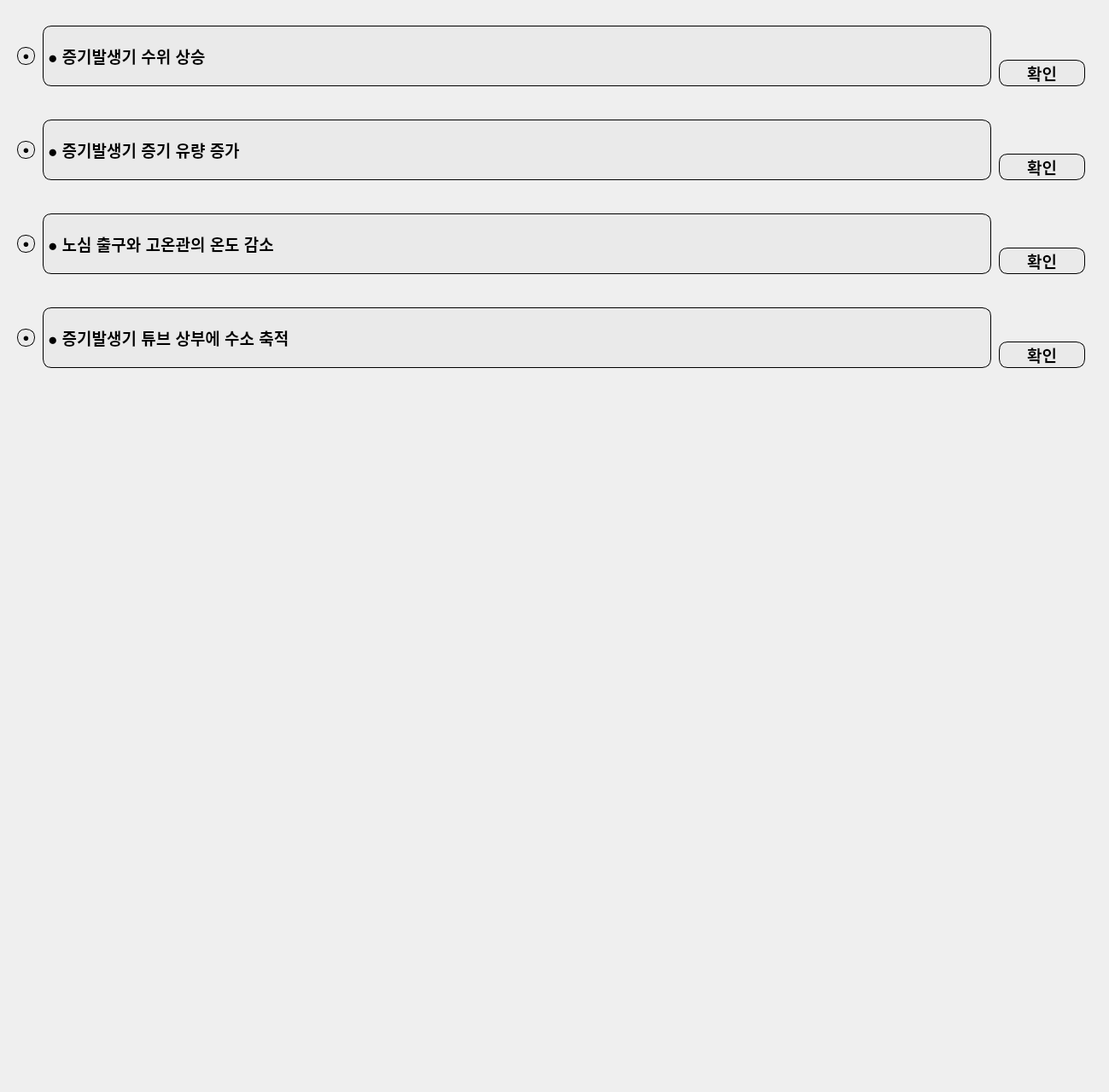
     <widget class="QWidget" name="sa_7_w_9">
      <property name="geometry">
       <rect>
        <x>0</x>
        <y>0</y>
        <width>1299</width>
        <height>1279</height>
       </rect>
      </property>
      <widget class="QPushButton" name="pushButton_45">
       <property name="geometry">
        <rect>
         <x>20</x>
         <y>55</y>
         <width>21</width>
         <height>21</height>
        </rect>
       </property>
       <property name="font">
        <font>
         <pointsize>10</pointsize>
        </font>
       </property>
       <property name="styleSheet">
        <string notr="true">border-top-left-radius: 10px;
border-top-right-radius: 10px;
border-bottom-right-radius: 10px;
border-bottom-left-radius: 10px;
background-color: rgb(234, 234, 234);
border: 1px solid black;</string>
       </property>
       <property name="text">
        <string>●</string>
       </property>
      </widget>
      <widget class="QPushButton" name="pushButton_40">
       <property name="geometry">
        <rect>
         <x>1170</x>
         <y>70</y>
         <width>101</width>
         <height>31</height>
        </rect>
       </property>
       <property name="font">
        <font>
         <family>Arial</family>
         <pointsize>14</pointsize>
         <weight>75</weight>
         <bold>true</bold>
        </font>
       </property>
       <property name="styleSheet">
        <string notr="true">border-top-left-radius: 10px;
border-top-right-radius: 10px;
border-bottom-right-radius: 10px;
border-bottom-left-radius: 10px;
background-color: rgb(234, 234, 234);
border: 1px solid black;</string>
       </property>
       <property name="text">
        <string>확인</string>
       </property>
      </widget>
      <widget class="QPushButton" name="pushButton_44">
       <property name="geometry">
        <rect>
         <x>1170</x>
         <y>180</y>
         <width>101</width>
         <height>31</height>
        </rect>
       </property>
       <property name="font">
        <font>
         <family>Arial</family>
         <pointsize>14</pointsize>
         <weight>75</weight>
         <bold>true</bold>
        </font>
       </property>
       <property name="styleSheet">
        <string notr="true">border-top-left-radius: 10px;
border-top-right-radius: 10px;
border-bottom-right-radius: 10px;
border-bottom-left-radius: 10px;
background-color: rgb(234, 234, 234);
border: 1px solid black;</string>
       </property>
       <property name="text">
        <string>확인</string>
       </property>
      </widget>
      <widget class="QPushButton" name="pushButton_43">
       <property name="geometry">
        <rect>
         <x>20</x>
         <y>165</y>
         <width>21</width>
         <height>21</height>
        </rect>
       </property>
       <property name="font">
        <font>
         <pointsize>10</pointsize>
        </font>
       </property>
       <property name="styleSheet">
        <string notr="true">border-top-left-radius: 10px;
border-top-right-radius: 10px;
border-bottom-right-radius: 10px;
border-bottom-left-radius: 10px;
background-color: rgb(234, 234, 234);
border: 1px solid black;</string>
       </property>
       <property name="text">
        <string>●</string>
       </property>
      </widget>
      <widget class="QPushButton" name="pushButton_46">
       <property name="geometry">
        <rect>
         <x>20</x>
         <y>275</y>
         <width>21</width>
         <height>21</height>
        </rect>
       </property>
       <property name="font">
        <font>
         <pointsize>10</pointsize>
        </font>
       </property>
       <property name="styleSheet">
        <string notr="true">border-top-left-radius: 10px;
border-top-right-radius: 10px;
border-bottom-right-radius: 10px;
border-bottom-left-radius: 10px;
background-color: rgb(234, 234, 234);
border: 1px solid black;</string>
       </property>
       <property name="text">
        <string>●</string>
       </property>
      </widget>
      <widget class="QPushButton" name="pushButton_47">
       <property name="geometry">
        <rect>
         <x>1170</x>
         <y>290</y>
         <width>101</width>
         <height>31</height>
        </rect>
       </property>
       <property name="font">
        <font>
         <family>Arial</family>
         <pointsize>14</pointsize>
         <weight>75</weight>
         <bold>true</bold>
        </font>
       </property>
       <property name="styleSheet">
        <string notr="true">border-top-left-radius: 10px;
border-top-right-radius: 10px;
border-bottom-right-radius: 10px;
border-bottom-left-radius: 10px;
background-color: rgb(234, 234, 234);
border: 1px solid black;</string>
       </property>
       <property name="text">
        <string>확인</string>
       </property>
      </widget>
      <widget class="QPushButton" name="pushButton_48">
       <property name="geometry">
        <rect>
         <x>1170</x>
         <y>400</y>
         <width>101</width>
         <height>31</height>
        </rect>
       </property>
       <property name="font">
        <font>
         <family>Arial</family>
         <pointsize>14</pointsize>
         <weight>75</weight>
         <bold>true</bold>
        </font>
       </property>
       <property name="styleSheet">
        <string notr="true">border-top-left-radius: 10px;
border-top-right-radius: 10px;
border-bottom-right-radius: 10px;
border-bottom-left-radius: 10px;
background-color: rgb(234, 234, 234);
border: 1px solid black;</string>
       </property>
       <property name="text">
        <string>확인</string>
       </property>
      </widget>
      <widget class="QPushButton" name="pushButton_49">
       <property name="geometry">
        <rect>
         <x>20</x>
         <y>385</y>
         <width>21</width>
         <height>21</height>
        </rect>
       </property>
       <property name="font">
        <font>
         <pointsize>10</pointsize>
        </font>
       </property>
       <property name="styleSheet">
        <string notr="true">border-top-left-radius: 10px;
border-top-right-radius: 10px;
border-bottom-right-radius: 10px;
border-bottom-left-radius: 10px;
background-color: rgb(234, 234, 234);
border: 1px solid black;</string>
       </property>
       <property name="text">
        <string>●</string>
       </property>
      </widget>
      <widget class="QLabel" name="pur_title_9">
       <property name="geometry">
        <rect>
         <x>50</x>
         <y>30</y>
         <width>1111</width>
         <height>71</height>
        </rect>
       </property>
       <property name="font">
        <font>
         <family>Arial</family>
         <pointsize>14</pointsize>
         <weight>75</weight>
         <bold>true</bold>
        </font>
       </property>
       <property name="styleSheet">
        <string notr="true">border-top-left-radius: 10px;
border-top-right-radius: 10px;
border-bottom-right-radius: 10px;
border-bottom-left-radius: 10px;
background-color: rgb(234, 234, 234);
border: 1px solid black;</string>
       </property>
       <property name="text">
        <string>● 증기발생기 수위 상승</string>
       </property>
       <property name="wordWrap">
        <bool>true</bool>
       </property>
      </widget>
      <widget class="QLabel" name="pur_title_10">
       <property name="geometry">
        <rect>
         <x>50</x>
         <y>140</y>
         <width>1111</width>
         <height>71</height>
        </rect>
       </property>
       <property name="font">
        <font>
         <family>Arial</family>
         <pointsize>14</pointsize>
         <weight>75</weight>
         <bold>true</bold>
        </font>
       </property>
       <property name="styleSheet">
        <string notr="true">border-top-left-radius: 10px;
border-top-right-radius: 10px;
border-bottom-right-radius: 10px;
border-bottom-left-radius: 10px;
background-color: rgb(234, 234, 234);
border: 1px solid black;</string>
       </property>
       <property name="text">
        <string>● 증기발생기 증기 유량 증가</string>
       </property>
       <property name="wordWrap">
        <bool>true</bool>
       </property>
      </widget>
      <widget class="QLabel" name="pur_title_11">
       <property name="geometry">
        <rect>
         <x>50</x>
         <y>250</y>
         <width>1111</width>
         <height>71</height>
        </rect>
       </property>
       <property name="font">
        <font>
         <family>Arial</family>
         <pointsize>14</pointsize>
         <weight>75</weight>
         <bold>true</bold>
        </font>
       </property>
       <property name="styleSheet">
        <string notr="true">border-top-left-radius: 10px;
border-top-right-radius: 10px;
border-bottom-right-radius: 10px;
border-bottom-left-radius: 10px;
background-color: rgb(234, 234, 234);
border: 1px solid black;</string>
       </property>
       <property name="text">
        <string>● 노심 출구와 고온관의 온도 감소</string>
       </property>
       <property name="wordWrap">
        <bool>true</bool>
       </property>
      </widget>
      <widget class="QLabel" name="pur_title_12">
       <property name="geometry">
        <rect>
         <x>50</x>
         <y>360</y>
         <width>1111</width>
         <height>71</height>
        </rect>
       </property>
       <property name="font">
        <font>
         <family>Arial</family>
         <pointsize>14</pointsize>
         <weight>75</weight>
         <bold>true</bold>
        </font>
       </property>
       <property name="styleSheet">
        <string notr="true">border-top-left-radius: 10px;
border-top-right-radius: 10px;
border-bottom-right-radius: 10px;
border-bottom-left-radius: 10px;
background-color: rgb(234, 234, 234);
border: 1px solid black;</string>
       </property>
       <property name="text">
        <string>● 증기발생기 튜브 상부에 수소 축적</string>
       </property>
       <property name="wordWrap">
        <bool>true</bool>
       </property>
      </widget>
     </widget>
